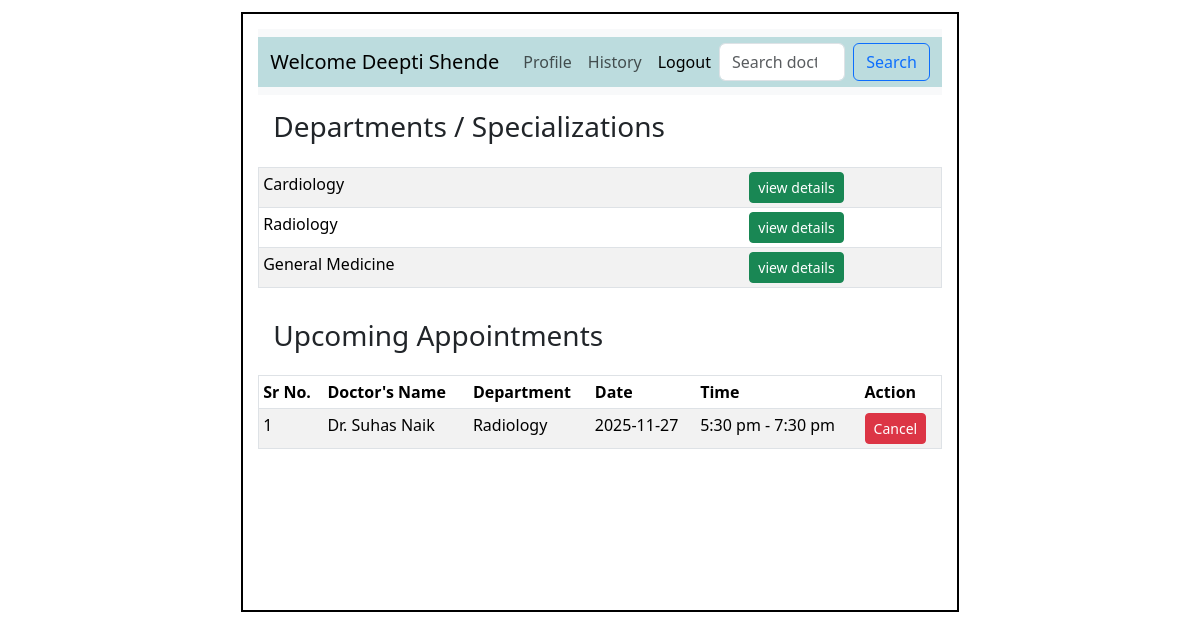
Screenshot of /patient/3 with the database file from the repository.
### application/models.py (models this page shows)
class Patient(db.Model):
    __tablename__ = "Patient"
    patient_id = db.Column(db.Integer, primary_key=True)
    name = db.Column(db.String(), nullable=False)
    phone = db.Column(db.String())
    age = db.Column(db.Integer)
    gender = db.Column(db.String())
    email = db.Column(db.String(), unique=True)
    username = db.Column(db.String(), unique=True, nullable=False)
    password = db.Column(db.String(), nullable=False)
    address = db.Column(db.String())
    patient_type = db.Column(db.String(), default='OPD')  # OPD/IPD
    status = db.Column(db.String(), default='Active')
    consultant = db.Column(db.Integer, db.ForeignKey('Doctor.doctor_id'))  #foreignkey
    appointments = db.relationship('Appointment', backref='patient', lazy=True)  # relationship
    treatment = db.relationship('Treatment', backref='patient', lazy=True) #realtionship

class Department(db.Model):
    __tablename__ = "Department"
    department_id = db.Column(db.Integer, primary_key = True)
    department_name = db.Column(db.String(), nullable=False)
    info = db.Column(db.String(), nullable=False)
    doctors = db.relationship('Doctor', backref='dept', lazy=True) #relationship

class Appointment(db.Model):
    __tablename__ = "Appointment"
    appointment_id = db.Column(db.Integer, primary_key=True)
    date = db.Column(db.String() , nullable=False)
    time = db.Column(db.String(), nullable=False)
    status = db.Column(db.String(), default='Upcoming', nullable=False)
    doctor_id = db.Column(db.Integer, db.ForeignKey('Doctor.doctor_id'))   #foreignkey
    patient_id = db.Column(db.Integer, db.ForeignKey('Patient.patient_id'))  #foreignkey

class Doctor(db.Model):
    __tablename__ = "Doctor"
    doctor_id = db.Column(db.Integer, primary_key=True)
    name = db.Column(db.String(), nullable = False)
    phone = db.Column(db.String(), nullable = False)
    age = db.Column(db.Integer, nullable = False)
    gender = db.Column(db.String(), nullable = False)
    email = db.Column(db.String(), unique=True, nullable = False)
    username = db.Column(db.String(), unique=True, nullable=False)
    password = db.Column(db.String(), nullable=False)
    appointments = db.relationship('Appointment', backref='doctor', lazy=True)  # relationship
    dept_id= db.Column(db.Integer, db.ForeignKey('Department.department_id'))    #foreignkey
    role = db.Column(db.String())
    info = db.Column(db.String())
    exp_year = db.Column(db.Integer)

### application/controllers.py (the view)
@app.route('/patient/<int:pat_id>', methods=['GET'])
def patient(pat_id):
    this_patient = Patient.query.filter_by(patient_id=pat_id).first()
    departments = Department.query.all()
    appoint = Appointment.query.filter_by(patient_id=pat_id).all()
    return render_template('patient_dash.html', this_patient=this_patient, departments=departments, appoint=appoint)

### templates/patient_dash.html (shortened to what this page needs)
<!DOCTYPE html>
<html lang="en">
    <head>
        <link rel="stylesheet" href="/static/style.css">
        <link href="https://cdn.jsdelivr.net/npm/bootstrap@5.3.8/dist/css/bootstrap.min.css" rel="stylesheet"
>
    </head>
    <body>
        <div id="main">
            <div id="canvas">
                <nav class="navbar navbar-expand-lg bg-body-tertiary">
                    <div id="nav" class="container-fluid">
                        <a class="navbar-brand" href="/patient/{{this_patient.patient_id}}">Welcome {{ this_patient.name }}</a>
                        <div class="collapse navbar-collapse" id="navbarSupportedContent">
                            <ul class="navbar-nav me-auto mb-2 mb-lg-0">
                                <li class="nav-item">
                                    <a class="nav-link" href="/edit_patient/{{this_patient.patient_id}}">Profile</a>
                                </li>
                                <li class="nav-item">
                                    <a class="nav-link" href="{{url_for('past_appointments', pat_id=this_patient.patient_id)}}">History</a>
                                </li>
                                <li>
                                    <a class="nav-link active" aria-current="page" href="/logout">Logout</a>
                                </li>
                            </ul>
                            <form class="d-flex" role="search" method="GET" action="/patient_search/{{this_patient.patient_id}}">
                                <input class="form-control me-2"
                                    type="search"
                                    name="query"
                                    placeholder="Search doctor or department">
                                <button class="btn btn-outline-primary" type="submit">Search</button>
                            </form>
                        </div>
                    </div>
                </nav>
                <div id="content">
                    <h3 class="headings"> Departments / Specializations</h3>
                    <div id="table text-center">
                        <table class="table table-sm border table-striped">
                            {% for dept in departments %}
                            <tr>
                                <td>{{dept.department_name}}</td>
                                <td class="text-center">
                                    <a href="/patient/{{this_patient.patient_id}}/department/{{dept.department_id}}" class="btn btn-success btn-sm">view details</a>
                                </td>
                            </tr>
                            {% endfor %}
                        </table>
                    </div>
                    <h3 class="headings">Upcoming Appointments</h3>
                    <div id="table">
                        <table class="table table-sm border table-striped">
                            <thead>
                                <tr>
                                    <th>Sr No.</th>
                                    <th>Doctor's Name</th>
                                    <th>Department</th>
                                    <th>Date</th>
                                    <th>Time</th>
                                    <th>Action</th>
                                </tr>
                            </thead>
                            <tbody>
                                {% set ns = namespace(found=false, count=0) %}
                                {% for a in appoint %}
                                    {% if a.status == "Upcoming" %}
                                        {% set ns.count = ns.count + 1 %}
                                        {% set ns.found = true %}
                                        <tr>
                                            <td>{{ ns.count }}</td>
                                            <td>Dr. {{ a.doctor.name }}</td>
                                            <td>{{ a.doctor.dept.department_name }}</td>
                                            <td>{{ a.date }}</td>
                                            <td>{{ a.time }}</td>
                                            <td>
                                                <a href="{{ url_for('cancel_appoint', appoint_id=a.appointment_id, role='patient') }}" class="btn btn-danger btn-sm">Cancel</a>
                                            </td>
                                        </tr>
                                    {% endif %}
                                {% endfor %}
                            </tbody>
                        </table>
                    </div>
                </div>
            </div>
        </div>
    </body>
</html>

### static/style.css (style rules this page uses)
* { margin: 0; }
#main,canvas { border: 2px solid white; margin-top: 10px; height: auto; }
#canvas { width: 60%; height: 600px; margin:auto; border: 2px solid black; }
#nav { background: #bcdcde; height: 50px; }

### templates/patient_dash.html (style rules this page uses)
#canvas , .headings { padding: 15px; }

### rows the page displays
Patient: name "Deepti Shende"
Department: department_name "Cardiology"
Department: department_name "Radiology"
Department: department_name "General Medicine"
Appointment: count "1", doctor.name "Suhas Naik", doctor.dept.department_name "Radiology", date "2025-11-27", time "5:30 pm - 7:30 pm"
